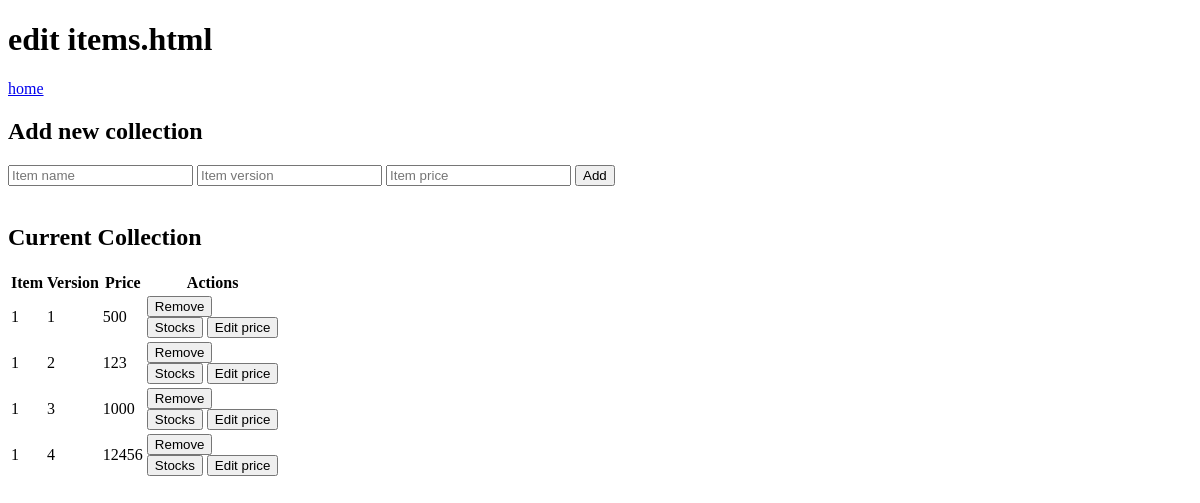
The app's page /edit_item, older data.
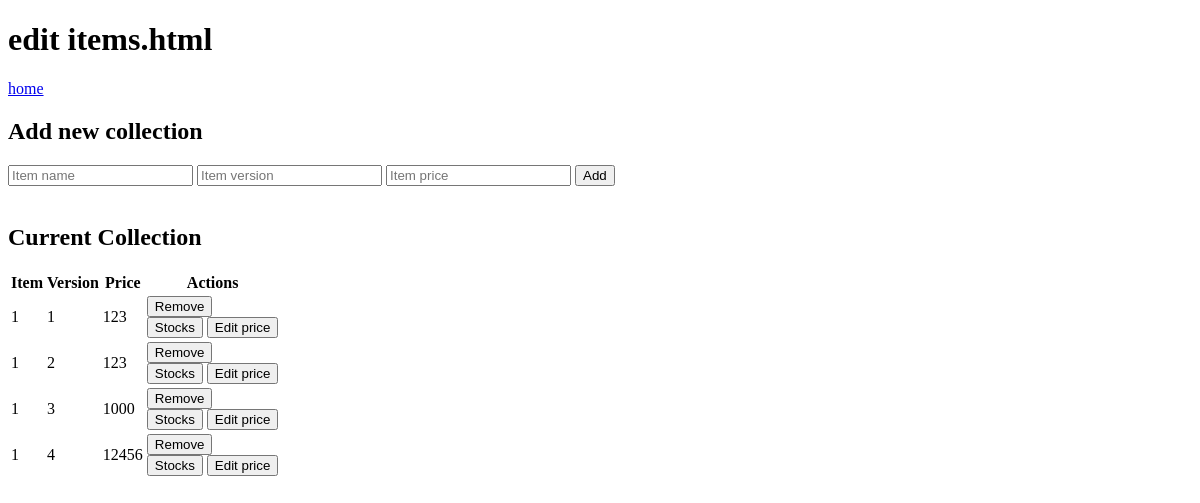
The same page, newer data.
### tables this page shows
CREATE TABLE items (
    ID INTEGER PRIMARY KEY ,
    Item TEXT NOT NULL,
    Version TEXT NOT NULL,
    Price INTEGER NOT NULL
);

### app.py (the view, shortened to what this page needs)
@app.route('/edit_item', methods=['GET', 'POST'])
def edit_items():
    con = sqlite3.connect("endless.db")
    con.row_factory = sqlite3.Row
    db = con.cursor()
    if request.method == 'POST' and request.form.get("action") == "remove":
        item_id = request.form.get("item_id")
        db.execute("DELETE FROM items WHERE ID = ?", item_id)
        db.execute("DELETE FROM size_and_stocks WHERE item_id = ?", item_id)
        con.commit()
    items = db.execute("SELECT * FROM items ORDER BY Version").fetchall()
    size = db.execute("SELECT * FROM sizes").fetchall()
    con.close()
    return render_template('edit_items.html', item=items, size=size)

### templates/edit_items.html (shortened to what this page needs)
<!DOCTYPE html>
<html lang="en">
<head>
</head>
<body>
<header>
    <h1>edit items.html</h1> <a href="/">home</a>
</header>
<h2>Add new collection</h2>
<form action="/edit_item" method="post">
    <input type="text" name="item_name" placeholder="Item name">
    <input type="text" name="version" placeholder="Item version">
    <input type="number" name="price" placeholder="Item price">
    <button type="submit" name="action" value="add">Add</button>
</form>
<br>
<h2>Current Collection</h2>
{% if not item %}
    <p>No items found</p>
{% else %}
    <table>
        <thead>
        <tr>
            <th>Item</th>
            <th>Version</th>
            <th>Price</th>
            <th>Actions</th>
        </tr>
        </thead>
        <tbody>
        {% for item in item %}
            <tr>
                <td>{{ item.Item }}</td>
                <td>{{ item.Version }}</td>
                <td id="price_{{ item.Version }}">{{ item.Price }}</td>
                <td>
                    <form action="/edit_item" method="post">
                        <button type="submit" name="action" value="remove">Remove</button>
                    </form>
                    <button type="button" onclick="createTable({{ item.ID|tojson }}); tableHinder({{ item.ID|tojson }})"
                            id="stock_edit">Stocks
                    </button>
                    <button type="button" onclick="editPriceButtonHandler({{ item.Item }}, {{ item.Price|tojson }}, {{ item.Version }})" id="edit_price_button_{{ item.Version }}">Edit price</button>
                </td>
            </tr>
        {% endfor %}
        </tbody>
    </table>
{% endif %}
</body>
</html>

Row changes from the older to the newer data that the page shows:
changed items (number 1 of 4 on the later page): Price "500" → "123"
